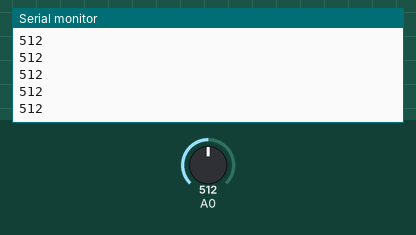
Simulated run of this sketch. Board: Arduino Uno, built with avr-gcc and run on an emulated ATmega328P. On the bench: the last lines printed to the serial monitor. The test bench sets the inputs (shaded band); at power-on: A0 = 512.

Above: at 1.2 s.
1.3 s: A0 set to 716
At 1.31 s:
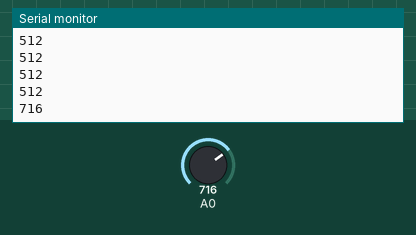
2.8 s: A0 set to 900
At 2.81 s:
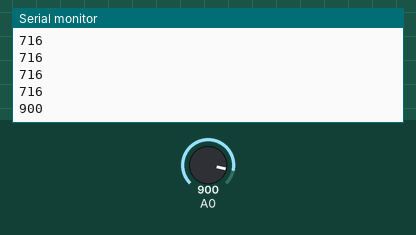
Timing chart, 0 to 5.8 s (numbered marks = the images above; inputs shaded):
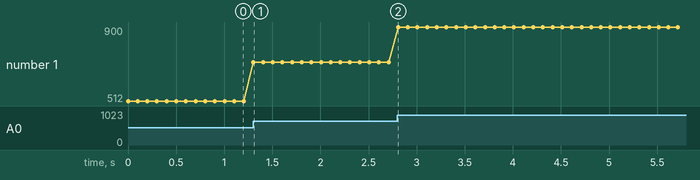

Measured:
- after the input at 1.3 s, the serial monitor: prints a new line at once (image 1)
- after the input at 2.8 s, the serial monitor: prints a new line at once (image 2)
- plotted number 1: 512 → 716 after the input at 1.3 s, 716 → 900 after the input at 2.8 s

The sketch:

Potentiometer_Reader.ino
```cpp
void setup() {
  // Initialize serial communication at 9600 bits per second:
  Serial.begin(9600);
}

void loop() {
  // Read the input on analog pin 0 (A0):
  int sensorValue = analogRead(A0);

  // Print out the value you read:
  Serial.println(sensorValue);

  // Delay a little bit to improve stability and avoid flooding the serial port:
  delay(100);
}
```
